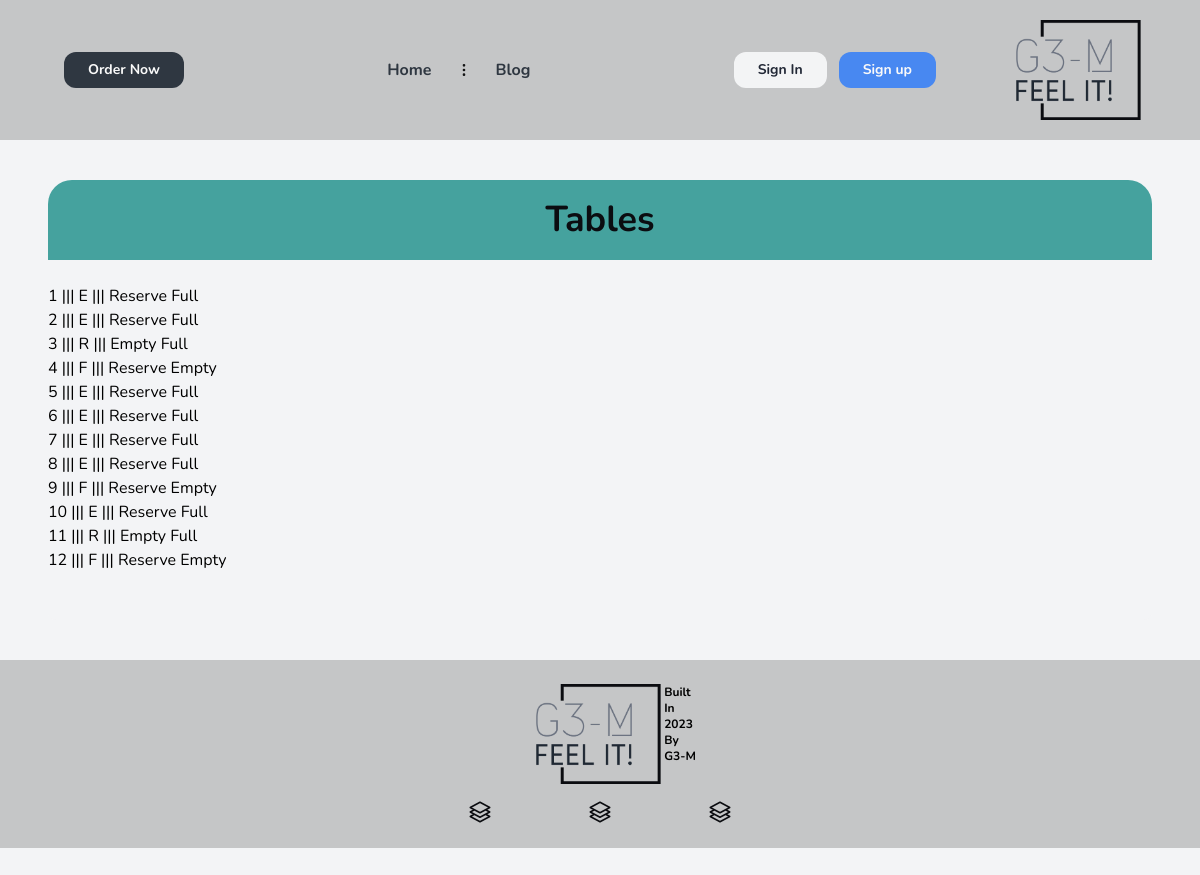
/tables/list-table, run on an earlier commit of the app's database.
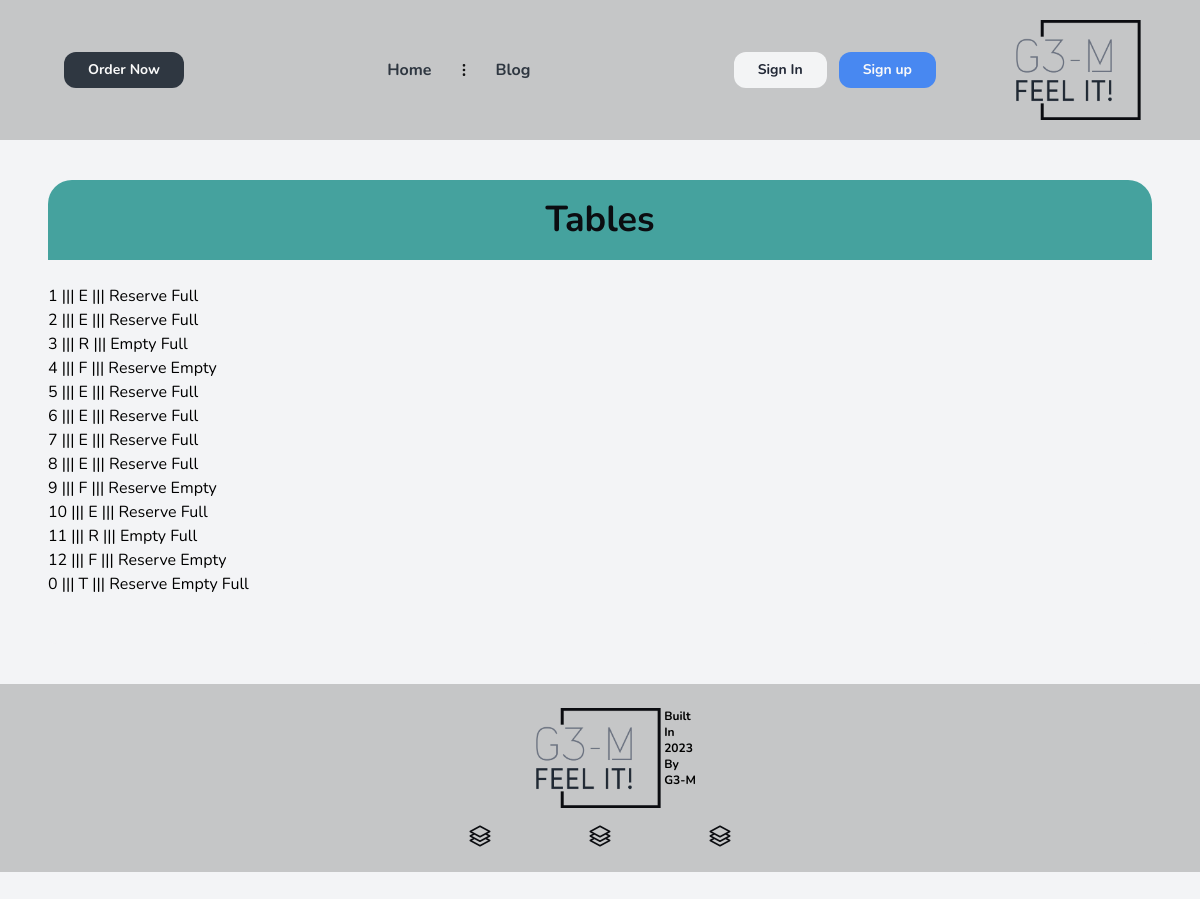
And on a later commit of the database.
### tables/models.py (models this page shows)
class Table(BaseModel):
    status_fields = [("R", "Reserved"), ("E", "Empty"), ("F", "Full"), ("T", "TakeAway")]
    number = models.PositiveIntegerField()
    status = models.CharField(max_length=1, choices=status_fields, default='E')
    def __str__(self) -> str:
        return f'{self.number}'

### tables/views.py (the view)
# urls.py: path('list-table', views.ListTableView.as_view(), name='list-table'),
class ListTableView(ListView):
    model = Table
    template_name = 'Reservation_ListTableTemplate.html'
    context_object_name = 'table'

### core/models.py (called while the page is built)
    def get_queryset(self):
        return super().get_queryset().filter(deleted_at__isnull=True)

### templates/Reservation_ListTableTemplate.html (shortened to what this page needs)
{% extends "base.html" %}
{% load widget_tweaks %}
{% block content %}
    <div class=" forms-div ">
    <h2 class='forms-header'>Tables</h2>
<div class="center">
	<ul class="tasks">
		{% for task in table %}
            <br>
            {{ task }} |||
            {{ task.status }}  |||
            {% if task.status != 'R' %}
            <form action="{% url 'tables:change-table-status' task.pk 'R' %}" method="post" style="display:inline;">
                <button type="submit">Reserve</button>
            </form>
            {% endif %}
            {% if task.status != 'E' %}
            <form action="{% url 'tables:change-table-status' task.pk 'E' %}" method="post" style="display:inline;">
                <button type="submit">Empty</button>
            </form>
            {% endif %}
            {% if task.status != 'F' %}
            <form action="{% url 'tables:change-table-status' task.pk 'F' %}" method="post" style="display:inline;">
                <button type="submit">Full</button>
            </form>
            {% endif %}
		{% endfor %}
	</ul>
</div>
{% endblock content %}

What changed in the data, as far as the page shows it:
added Table: number "0", status "T", shows "Reserve", shows "Empty", shows "Full"
